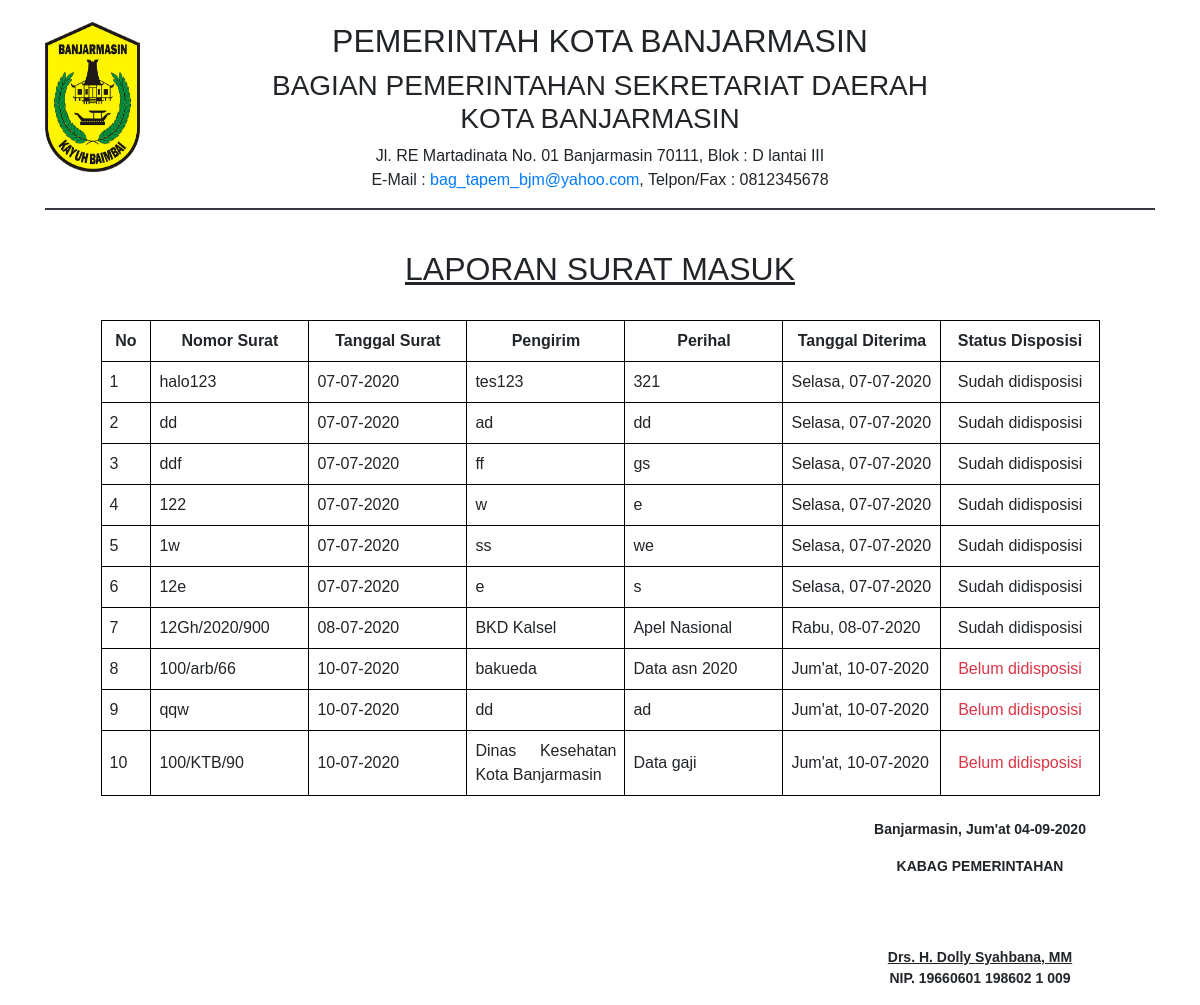
The app's page /admin/laporan/lap_sm.php?tgl_sm_awal=1 (signed in) with its own data.
### tables this page shows
CREATE TABLE `surat_masuk` (
  `id_sm` int(11) NOT NULL,
  `no_surat` varchar(100) NOT NULL,
  `pengirim` varchar(225) NOT NULL,
  `perihal` varchar(225) NOT NULL,
  `tgl_surat` date NOT NULL,
  `tgl_diterima` datetime NOT NULL,
  `type_surat` varchar(25) NOT NULL,
  `file` varchar(250) NOT NULL,
  `status_disposisi` int(5) NOT NULL
);

CREATE TABLE `user` (
  `id` int(11) NOT NULL,
  `username` varchar(50) NOT NULL,
  `password` varchar(225) NOT NULL,
  `nama` varchar(255) NOT NULL,
  `nip` varchar(25) NOT NULL,
  `pangkat` varchar(50) NOT NULL,
  `telegram_id` int(25) NOT NULL,
  `images` varchar(100) NOT NULL
);

### connections/tgl_indo.php (called while the page is built)
<?php
    function tgl_indo($indo_tgl){
       $tr   = trim($indo_tgl);
       $indo_tgl    = str_replace(array('Sun', 'Mon', 'Tue', 'Wed', 'Thu', 'Fri', 'Sat', 'January', 'February', 'March', 'April', 'May', 'June', 'July', 'August', 'September', 'October', 'November', 'December'), array('Minggu', 'Senin', 'Selasa', 'Rabu', 'Kamis', 'Jum\'at', 'Sabtu', 'Januari', 'Februari', 'Maret', 'April', 'Mei', 'Juni', 'Juli', 'Agustus', 'September', 'Oktober', 'November', 'Desember'), $tr);
       return $indo_tgl;
   }
 ?>

### admin/laporan/lap_sm.php (the view)
<?php include_once '../../assets/kop_surat.php';
$no=1;
?>
<u><h2 align="center">LAPORAN SURAT MASUK</h2></u><br>
<table border="2">
	<thead>
		<tr style="text-align: center;">
			<th scope="row" width="5%">No</th>
			<th>Nomor Surat</th>
			<th>Tanggal Surat</th>
			<th>Pengirim</th>
			<th>Perihal</th>
			<th>Tanggal Diterima</th>
			<th>Status Disposisi</th>
		</tr>
	</thead>
	<tbody>
		<?php
		if ($tgl_sm_f=$_GET['tgl_sm_awal']=='1') {
			$query=mysqli_query($con,"SELECT * FROM surat_masuk order by tgl_diterima");
		} else {
			$tgl_sm_f=$_GET['tgl_sm_awal'];
			$tgl_sm_2=$_GET['tgl_sm_akhir'];
			$query=mysqli_query($con,"SELECT * FROM surat_masuk where tgl_diterima between '$tgl_sm_f 23:59:59' and '$tgl_sm_2 23:59:59' order by tgl_diterima");
		}
		while ($d=mysqli_fetch_array($query)) {
			$tgl_surat=$d['tgl_surat'];
			$tgl_diterima=$d['tgl_diterima'];
			?>
			<tr>
				<td><?php echo $no; ?></td>
				<td><?php echo $d['no_surat']; ?></td>
				<td><?php echo tgl_indo(date('d-m-Y',strtotime($tgl_surat))) ?></td>
				<td><?php echo $d['pengirim']; ?></td>
				<td><?php echo $d['perihal']; ?></td>
				<td><?php echo tgl_indo(date('D, d-m-Y',strtotime($tgl_diterima))) ?></td>
				<?php if ($d['status_disposisi']=='0') {
					echo "<td class='text-center text-danger'>Belum didisposisi</td>";
				} else {
					echo "<td class='text-center'>Sudah didisposisi</td>";
				}
				 ?>
			</tr>
		</tbody>
		<?php $no++; }?>
	</table>
	<?php include_once '../../assets/tutup_surat.php'; ?>

### assets/kop_surat.php (shortened to what this page needs)
<!DOCTYPE html>
<html>
<head>
	<link rel="stylesheet" href="https://maxcdn.bootstrapcdn.com/bootstrap/4.4.1/css/bootstrap.min.css">
</head>
<body  style="font-family: sans-serif;font-size: 14px color: #000;">
	<div class="container">
		<?php include '../../connections/connection_db.php';  include '../../connections/tgl_indo.php';
		date_default_timezone_set('Asia/Jakarta'); ?>
		<header>
			<div class="row" style="margin-top: 2%">
				<div class="col-md-2">
					<img src="../../assets/images/bjm.png" alt="" style="text-align: center; width: 95px; height: 150px;">
				</div>
				<div class="col-sm-8">
					<center>
						<strong><h2>PEMERINTAH KOTA BANJARMASIN</h2><h3>BAGIAN PEMERINTAHAN SEKRETARIAT DAERAH KOTA BANJARMASIN</h3></strong>Jl. RE Martadinata No. 01 Banjarmasin 70111, Blok : D lantai III<br>E-Mail : <a href="#">bag_tapem_bjm@yahoo.com</a>, Telpon/Fax : 0812345678
					</center>
				</div>
			</div>
		</header>
		<center><u><hr class="border border-dark"></u></center>
		<br>

### assets/tutup_surat.php (shortened to what this page needs)
<div class="row">
	<div class="col-md-6"></div>
	<div class="col-md-2"></div>
	<div class="col-md-4" style="text-align: center; font-size: 14px;font-family: sans-serif;margin-top: 2%;">
		<b>
			<?php
			$query=mysqli_query($con,"select * from user where username='kabag'");
			$user=mysqli_fetch_array($query);
			$ttd=$user['nama'];
			$nip=$user['nip'];
			?>
			<p>Banjarmasin, <?php echo tgl_indo(date('D d-m-Y')); ?> </p>
			<p style="margin-bottom: 70px;">KABAG PEMERINTAHAN</p>
			<p><u><?php echo $ttd; ?></u><br>NIP. <?php echo $nip; ?></p>
		</b>
	</div>
</div>
</div>
</body>
</html>

### assets/kop_surat.php (style rules this page uses)
table { width: 90%; margin-left: 5%; margin-right: 5%; border-collapse: collapse; table-layout: fixed; }
table, th, td { border: 1px solid black; padding: 8px; }
table th { text-align: center; }
table td { text-align: justify; word-wrap: break-word; }

### records on screen
surat_masuk: no_surat "halo123", tgl_surat "07-07-2020", pengirim "tes123", perihal "321", tgl_diterima "Selasa, 07-07-2020", status_disposisi "Sudah didisposisi"
surat_masuk: no_surat "dd", tgl_surat "07-07-2020", pengirim "ad", perihal "dd", tgl_diterima "Selasa, 07-07-2020", status_disposisi "Sudah didisposisi"
surat_masuk: no_surat "ddf", tgl_surat "07-07-2020", pengirim "ff", perihal "gs", tgl_diterima "Selasa, 07-07-2020", status_disposisi "Sudah didisposisi"
surat_masuk: no_surat "122", tgl_surat "07-07-2020", pengirim "w", perihal "e", tgl_diterima "Selasa, 07-07-2020", status_disposisi "Sudah didisposisi"
surat_masuk: no_surat "1w", tgl_surat "07-07-2020", pengirim "ss", perihal "we", tgl_diterima "Selasa, 07-07-2020", status_disposisi "Sudah didisposisi"
surat_masuk: no_surat "12e", tgl_surat "07-07-2020", pengirim "e", perihal "s", tgl_diterima "Selasa, 07-07-2020", status_disposisi "Sudah didisposisi"
surat_masuk: no_surat "12Gh/2020/900", tgl_surat "08-07-2020", pengirim "BKD Kalsel", perihal "Apel Nasional", tgl_diterima "Rabu, 08-07-2020", status_disposisi "Sudah didisposisi"
surat_masuk: no_surat "100/arb/66", tgl_surat "10-07-2020", pengirim "bakueda", perihal "Data asn 2020", tgl_diterima "Jum'at, 10-07-2020", status_disposisi "Belum didisposisi"
surat_masuk: no_surat "qqw", tgl_surat "10-07-2020", pengirim "dd", perihal "ad", tgl_diterima "Jum'at, 10-07-2020", status_disposisi "Belum didisposisi"
surat_masuk: no_surat "100/KTB/90", tgl_surat "10-07-2020", pengirim "Dinas Kesehatan Kota Banjarmasin", perihal "Data gaji", tgl_diterima "Jum'at, 10-07-2020", status_disposisi "Belum didisposisi"
user: nama "Drs. H. Dolly Syahbana, MM", nip "19660601 198602 1 009"
